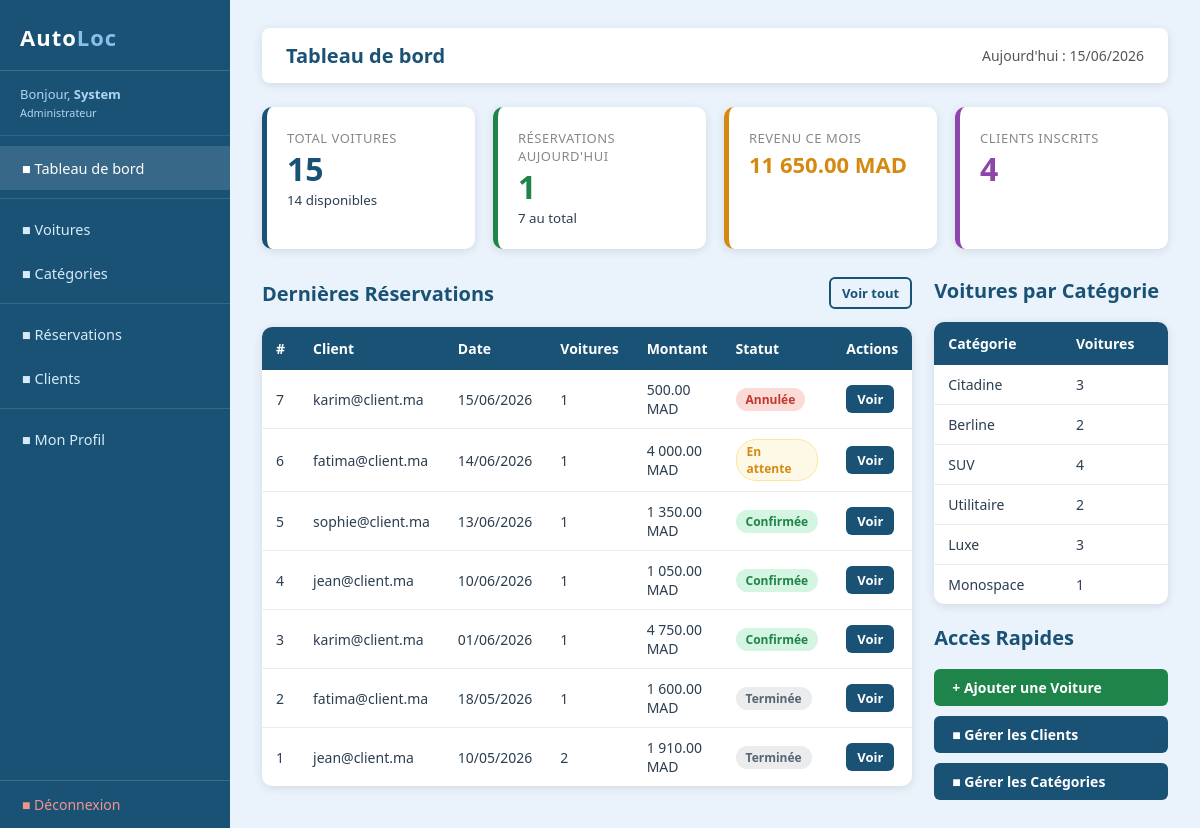
/dashboard.php (signed in), run on the app's committed database.
### tables this page shows
CREATE TABLE IF NOT EXISTS reservations (
    id            INT AUTO_INCREMENT PRIMARY KEY,
    date_creation DATETIME NOT NULL,
    email_client  VARCHAR(150) NOT NULL,
    statut        ENUM('en_attente','confirmee','annulee','terminee') DEFAULT 'confirmee'
);

### dashboard.php (the view, shortened to what this page needs)
<?php
require 'myfunctions.php';
require 'navbar.php';
$totalVoitures    = mysqli_fetch_array(mysqli_query($connection, "select count(*) as n from voitures"))['n'];
$voituresDispo    = mysqli_fetch_array(mysqli_query($connection, "select count(*) as n from voitures where disponible=1"))['n'];
$totalClients     = mysqli_fetch_array(mysqli_query($connection, "select count(*) as n from users where role='CL'"))['n'];
$totalReservations= mysqli_fetch_array(mysqli_query($connection, "select count(*) as n from reservations"))['n'];
$today = date('Y-m-d');
$reservAujourd = mysqli_fetch_array(mysqli_query($connection, "select count(*) as n from reservations where date(date_creation)='$today'"))['n'];
$revenuMois = mysqli_fetch_array(mysqli_query($connection,
    "select coalesce(sum(v.prix_jour * d.nb_jours),0) as total
     from reservations r
     join details_reservation d on r.id = d.idReservation
     join voitures v on d.idVoiture = v.id
     where month(r.date_creation)=month(now()) and year(r.date_creation)=year(now())"))['total'];
$lastReserv = mysqli_query($connection,
    "select r.id, r.date_creation, r.email_client, r.statut,
            count(d.idVoiture) as nb_voitures,
            sum(v.prix_jour * d.nb_jours) as montant
     from reservations r
     left join details_reservation d on r.id = d.idReservation
     left join voitures v on d.idVoiture = v.id
     group by r.id
     order by r.id desc limit 8");
$parCategorie = mysqli_query($connection,
    "select c.name, count(v.id) as total
     from categories c
     left join voitures v on c.id = v.idCat
     group by c.id, c.name");
?>
<div class="top-bar">
    <h1>Tableau de bord</h1>
    <span class="user-info">Aujourd'hui : <?php echo date('d/m/Y'); ?></span>
</div>
<div class="stat-cards">
    <div class="stat-card">
        <span class="stat-label">Total Voitures</span>
        <span class="stat-value"><?php echo $totalVoitures; ?></span>
        <small><?php echo $voituresDispo; ?> disponibles</small>
    </div>
    <div class="stat-card green">
        <span class="stat-label">Réservations aujourd'hui</span>
        <span class="stat-value"><?php echo $reservAujourd; ?></span>
        <small><?php echo $totalReservations; ?> au total</small>
    </div>
    <div class="stat-card orange">
        <span class="stat-label">Revenu ce mois</span>
        <span class="stat-value" style="font-size:22px"><?php echo formatPrix((float)$revenuMois); ?></span>
    </div>
    <div class="stat-card purple">
        <span class="stat-label">Clients inscrits</span>
        <span class="stat-value"><?php echo $totalClients; ?></span>
    </div>
</div>
<div style="display:grid; grid-template-columns: 2fr 1fr; gap:22px; align-items:start;">
<div>
    <div class="section-header">
        <h2>Dernières Réservations</h2>
        <a href="allReservations.php" class="btn btn-outline btn-sm">Voir tout</a>
    </div>
    <table>
        <tr>
            <th>#</th>
            <th>Client</th>
            <th>Date</th>
            <th>Voitures</th>
            <th>Montant</th>
            <th>Statut</th>
            <th>Actions</th>
        </tr>
        <?php while ($r = mysqli_fetch_array($lastReserv)): ?>
        <tr>
            <td><?php echo $r['id']; ?></td>
            <td><?php echo htmlspecialchars($r['email_client']); ?></td>
            <td><?php echo date('d/m/Y', strtotime($r['date_creation'])); ?></td>
            <td><?php echo $r['nb_voitures']; ?></td>
            <td><?php echo formatPrix((float)$r['montant']); ?></td>
            <td><?php echo statutBadge($r['statut']); ?></td>
            <td>
                <a href="showReservationDetail.php?id=<?php echo $r['id']; ?>" class="btn btn-primary btn-sm">Voir</a>
            </td>
        </tr>
        <?php endwhile; ?>
    </table>
</div>
<div>
    <div class="section-header"><h2>Voitures par Catégorie</h2></div>
    <table>
        <tr><th>Catégorie</th><th>Voitures</th></tr>
        <?php while ($cat = mysqli_fetch_array($parCategorie)): ?>
        <tr>
            <td><?php echo htmlspecialchars($cat['name']); ?></td>
            <td><?php echo $cat['total']; ?></td>
        </tr>
        <?php endwhile; ?>
    </table>
    <div class="mt-20 section-header">
        <h2>Accès Rapides</h2>
    </div>
    <div style="display:flex; flex-direction:column; gap:10px;">
        <a href="VoitureForm.php" class="btn btn-success">+ Ajouter une Voiture</a>
        <a href="allClients.php"  class="btn btn-primary">&#9632; Gérer les Clients</a>
        <a href="allCategories.php" class="btn btn-primary">&#9632; Gérer les Catégories</a>
    </div>
</div>
</div>
</div></body></html>

### navbar.php (shortened to what this page needs)
<?php
$currentPage = basename($_SERVER['PHP_SELF']);
$isAdmin = isset($_SESSION['role']) && $_SESSION['role'] == 'AD';
function navLink(string $href, string $label, string $page, string $current): string
{
    $active = ($current == $page) ? ' class="active"' : '';
    return "<a href='$href'$active>$label</a>";
}
?>
<!DOCTYPE html>
<html lang="fr">
<head>
    <link rel="stylesheet" href="style.css">
</head>
<body>
<div class="page-wrapper">
<nav class="sidebar">
    <div class="sidebar-logo">Auto<span>Loc</span></div>
    <div class="sidebar-user">
        Bonjour, <strong><?php echo htmlspecialchars($_SESSION['prenom'] ?? $_SESSION['user']); ?></strong><br>
        <small><?php echo $isAdmin ? 'Administrateur' : 'Client'; ?></small>
    </div>
    <div class="sidebar-nav">
        <?php if ($isAdmin): ?>
            <?php echo navLink('dashboard.php',       '&#9632; Tableau de bord', 'dashboard.php',       $currentPage); ?>
            <div class="nav-divider"></div>
            <?php echo navLink('allVoitures.php',     '&#9632; Voitures',        'allVoitures.php',     $currentPage); ?>
            <?php echo navLink('allCategories.php',   '&#9632; Catégories',      'allCategories.php',   $currentPage); ?>
            <div class="nav-divider"></div>
            <?php echo navLink('allReservations.php', '&#9632; Réservations',    'allReservations.php', $currentPage); ?>
            <?php echo navLink('allClients.php',      '&#9632; Clients',         'allClients.php',      $currentPage); ?>
        <?php endif; ?>
        <div class="nav-divider"></div>
        <?php echo navLink('profil.php', '&#9632; Mon Profil', 'profil.php', $currentPage); ?>
    </div>
    <div class="sidebar-bottom">
        <a href="disconnect.php">&#9632; Déconnexion</a>
    </div>
</nav>
<div class="main-content">

### myfunctions.php (shortened to what this page needs)
<?php
function formatPrix(float $montant): string
{
    return number_format($montant, 2, '.', ' ') . ' MAD';
}
function statutBadge(string $statut): string
{
    $map = [
        'en_attente'  => ['label' => 'En attente',  'class' => 'badge-warning'],
        'confirmee'   => ['label' => 'Confirmée',   'class' => 'badge-success'],
        'annulee'     => ['label' => 'Annulée',     'class' => 'badge-danger'],
        'terminee'    => ['label' => 'Terminée',    'class' => 'badge-secondary'],
    ];
    $s = $map[$statut] ?? ['label' => $statut, 'class' => 'badge-secondary'];
    return "<span class='badge {$s['class']}'>{$s['label']}</span>";
}
?>

### style.css (style rules this page uses)
:root { --primary: #1a5276; --primary-d: #154360; --primary-l: #2980b9; --success: #1e8449; --danger: #c0392b; --warning: #d68910; --info: #148f77; --bg: #eaf2fb; --white: #ffffff; --gray-l: #f4f6f7; --gray: #aab7b8; --text: #2c3e50; --shadow: 0 2px 10px rgba(0,0,0,0.10); }
* { box-sizing: border-box; margin: 0; padding: 0; }
body { font-family: 'Segoe UI', Arial, sans-serif; background-color: var(--bg); color: var(--text); min-height: 100vh; }
a { color: var(--primary-l); text-decoration: none; }
.page-wrapper { display: flex; min-height: 100vh; }
.sidebar { width: 230px; background-color: var(--primary); color: white; display: flex; flex-direction: column; position: fixed; top: 0; left: 0; bottom: 0; z-index: 100; }
.sidebar-logo { padding: 22px 20px 18px; font-size: 22px; font-weight: bold; border-bottom: 1px solid rgba(255,255,255,0.15); letter-spacing: 1px; }
.sidebar-logo span { color: #85c1e9; }
.sidebar-user { padding: 14px 20px; font-size: 13px; color: #aed6f1; border-bottom: 1px solid rgba(255,255,255,0.10); }
.sidebar-nav { flex: 1; padding: 10px 0; }
.sidebar-nav a { display: flex; align-items: center; gap: 10px; padding: 12px 22px; color: #d6eaf8; text-decoration: none; font-size: 14.5px; transition: background 0.2s; }
.sidebar-nav a:hover, .sidebar-nav a.active { background-color: rgba(255,255,255,0.13); color: white; text-decoration: none; }
.sidebar-nav .nav-divider { border-top: 1px solid rgba(255,255,255,0.12); margin: 8px 0; }
.sidebar-bottom { padding: 14px 22px; border-top: 1px solid rgba(255,255,255,0.15); }
.sidebar-bottom a { color: #f1948a; font-size: 14px; display: flex; align-items: center; gap: 8px; }
.main-content { margin-left: 230px; padding: 28px 32px; flex: 1; }
.top-bar { background: var(--white); padding: 14px 24px; border-radius: 8px; box-shadow: var(--shadow); display: flex; justify-content: space-between; align-items: center; margin-bottom: 24px; }
.top-bar h1 { font-size: 20px; color: var(--primary); }
.top-bar .user-info { font-size: 14px; color: #555; }
.btn { display: inline-flex; align-items: center; gap: 6px; padding: 9px 18px; border: none; border-radius: 6px; cursor: pointer; font-size: 14px; font-weight: 600; text-decoration: none; transition: opacity 0.2s, transform 0.1s; }
.btn-primary { background-color: var(--primary); color: white; }
.btn-success { background-color: var(--success); color: white; }
.btn-outline { background: transparent; border: 2px solid var(--primary); color: var(--primary); }
.btn-sm { padding: 5px 11px; font-size: 13px; }
table { width: 100%; border-collapse: collapse; background-color: white; border-radius: 10px; box-shadow: var(--shadow); overflow: hidden; }
th { background-color: var(--primary); color: white; padding: 12px 14px; font-size: 14px; text-align: left; }
td { padding: 10px 14px; border-bottom: 1px solid #eaecee; font-size: 14px; vertical-align: middle; }
tr:last-child td { border-bottom: none; }
.stat-cards { display: grid; grid-template-columns: repeat(auto-fit, minmax(190px, 1fr)); gap: 18px; margin-bottom: 28px; }
.stat-card { background: white; border-radius: 10px; padding: 22px 20px; box-shadow: var(--shadow); border-left: 5px solid var(--primary); display: flex; flex-direction: column; gap: 6px; }
.stat-card.green { border-left-color: var(--success); }
.stat-card.orange { border-left-color: var(--warning); }
.stat-card.purple { border-left-color: #8e44ad; }
.stat-card .stat-label { font-size: 13px; color: #888; text-transform: uppercase; letter-spacing: .5px; }
.stat-card .stat-value { font-size: 32px; font-weight: bold; color: var(--primary); line-height: 1; }
.stat-card.green .stat-value { color: var(--success); }
.stat-card.orange .stat-value { color: var(--warning); }
.stat-card.purple .stat-value { color: #8e44ad; }
.badge { display: inline-block; padding: 3px 10px; border-radius: 20px; font-size: 12px; font-weight: bold; }
.badge-success { background: #d5f5e3; color: #1e8449; }
.badge-danger { background: #fadbd8; color: #c0392b; }
.badge-warning { background: #fef9e7; color: #d68910; border: 1px solid #f9e79f; }
.badge-secondary { background: #eaecee; color: #566573; }
.section-header { display: flex; justify-content: space-between; align-items: center; margin-bottom: 18px; }
.section-header h2 { color: var(--primary); font-size: 20px; }
.mt-20 { margin-top: 20px; }

### data on the page
reservations: id "7", email_client "karim@client.ma", date_creation "15/06/2026", nb_voitures "1", montant "500.00 MAD", statut "Annulée"
reservations: id "6", email_client "fatima@client.ma", date_creation "14/06/2026", nb_voitures "1", montant "4 000.00 MAD", statut "En attente"
reservations: id "5", email_client "sophie@client.ma", date_creation "13/06/2026", nb_voitures "1", montant "1 350.00 MAD", statut "Confirmée"
reservations: id "4", email_client "jean@client.ma", date_creation "10/06/2026", nb_voitures "1", montant "1 050.00 MAD", statut "Confirmée"
reservations: id "3", email_client "karim@client.ma", date_creation "01/06/2026", nb_voitures "1", montant "4 750.00 MAD", statut "Confirmée"
reservations: id "2", email_client "fatima@client.ma", date_creation "18/05/2026", nb_voitures "1", montant "1 600.00 MAD", statut "Terminée"
reservations: id "1", email_client "jean@client.ma", date_creation "10/05/2026", nb_voitures "2", montant "1 910.00 MAD", statut "Terminée"

### other printed values
$_SESSION['prenom'] "System"
$label "■ Tableau de bord ■ Voitures ■ Catégories ■ Réservations ■ Clients ■ Mon Profil"
$totalVoitures "15"
$voituresDispo "14"
$reservAujourd "1"
$totalReservations "7"
formatPrix((float)$revenuMois) "11 650.00 MAD"
$totalClients "4"
$cat['name'] "Citadine"
$cat['total'] "3"
$cat['name'] "Berline"
$cat['total'] "2"
$cat['name'] "SUV"
$cat['total'] "4"
$cat['name'] "Utilitaire"
